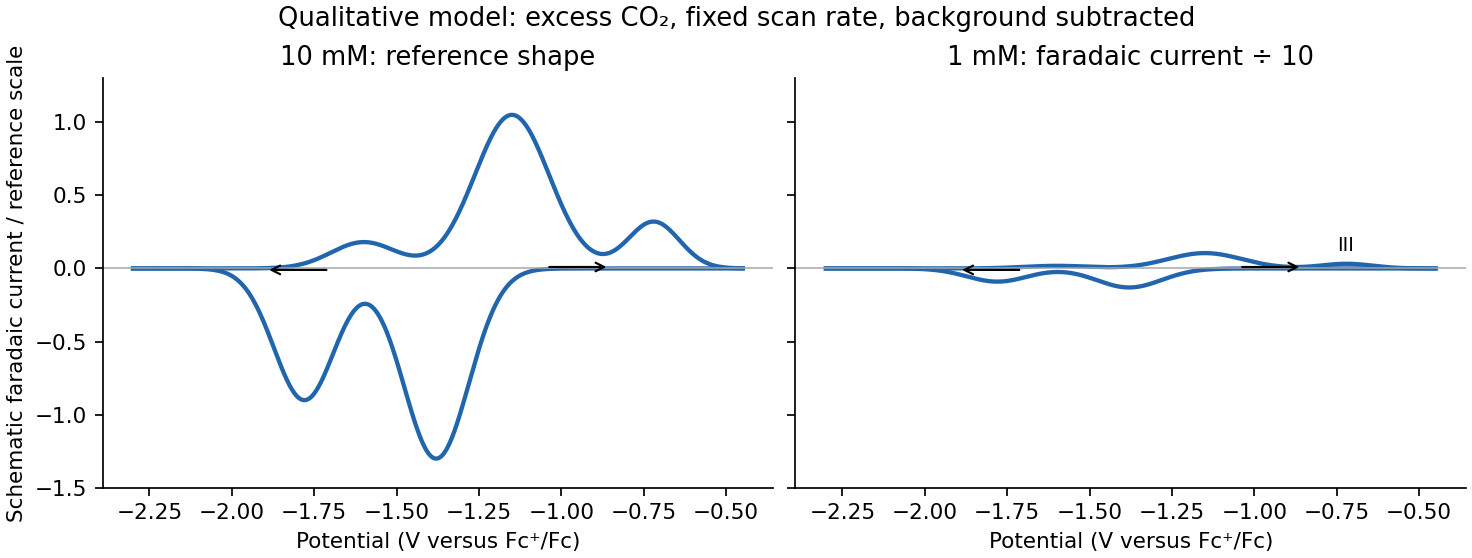

Python code for this plot:
"""Original explanatory diagram; tested with Python 3.14, NumPy 2.3.5 and Matplotlib 3.10.7."""
from pathlib import Path
import matplotlib
matplotlib.use('Agg')
import matplotlib.pyplot as plt
import numpy as np
plt.rcParams.update({'font.size':10,'axes.spines.top':False,'axes.spines.right':False})

E=np.linspace(-2.3,-.45,500)
g=lambda x,c,w:np.exp(-((x-c)/w)**2)
negative=-.9*g(E,-1.78,.13)-1.3*g(E,-1.38,.14)
positive=.18*g(E,-1.60,.14)+1.05*g(E,-1.15,.16)+.32*g(E,-.72,.11)
fig,axes=plt.subplots(1,2,figsize=(9.5,3.6),layout='constrained',sharey=True)
for ax,scale,title in zip(axes,[1,.1],['10 mM: reference shape','1 mM: faradaic current ÷ 10']):
    ax.plot(E,scale*negative,color='#2166ac',lw=2)
    ax.plot(E,scale*positive,color='#2166ac',lw=2)
    ax.axhline(0,color='.65',lw=.7)
    ax.annotate('',xy=(-1.9,-.01),xytext=(-1.7,-.01),arrowprops={'arrowstyle':'->'})
    ax.annotate('',xy=(-.85,.01),xytext=(-1.05,.01),arrowprops={'arrowstyle':'->'})
    ax.set(xlabel='Potential (V versus Fc⁺/Fc)',title=title,ylim=(-1.5,1.3))
axes[0].set_ylabel('Schematic faradaic current / reference scale')
axes[1].text(-.75,.12,'III',fontsize=9)
fig.suptitle('Qualitative model: excess CO₂, fixed scan rate, background subtracted')

fig.savefig(Path.cwd()/(Path(__file__).stem+'.png'),dpi=155,facecolor='white')
plt.close(fig)
